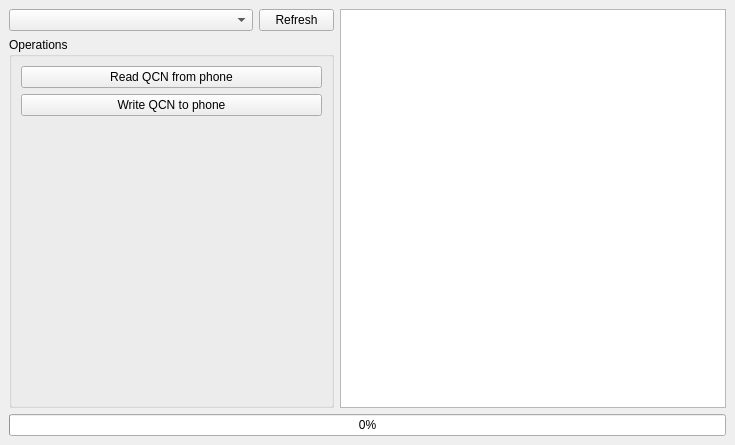
<?xml version="1.0" encoding="UTF-8"?>
<ui version="4.0">
 <class>MainForm</class>
 <widget class="QMainWindow" name="MainForm">
  <property name="geometry">
   <rect>
    <x>0</x>
    <y>0</y>
    <width>735</width>
    <height>445</height>
   </rect>
  </property>
  <property name="windowTitle">
   <string>QC Diag Protocol v1.0</string>
  </property>
  <widget class="QWidget" name="centralwidget">
   <layout class="QGridLayout" name="gridLayout">
    <item row="2" column="0" colspan="3">
     <widget class="QProgressBar" name="progressBar">
      <property name="value">
       <number>0</number>
      </property>
     </widget>
    </item>
    <item row="0" column="0">
     <widget class="QComboBox" name="cb_comport"/>
    </item>
    <item row="0" column="2" rowspan="2">
     <widget class="QTextEdit" name="textEdit">
      <property name="readOnly">
       <bool>true</bool>
      </property>
     </widget>
    </item>
    <item row="0" column="1">
     <widget class="QPushButton" name="btn_scan_port">
      <property name="minimumSize">
       <size>
        <width>75</width>
        <height>0</height>
       </size>
      </property>
      <property name="maximumSize">
       <size>
        <width>75</width>
        <height>16777215</height>
       </size>
      </property>
      <property name="text">
       <string>Refresh</string>
      </property>
     </widget>
    </item>
    <item row="1" column="0" colspan="2">
     <widget class="QGroupBox" name="groupBox">
      <property name="minimumSize">
       <size>
        <width>325</width>
        <height>0</height>
       </size>
      </property>
      <property name="title">
       <string>Operations</string>
      </property>
      <layout class="QGridLayout" name="gridLayout_2">
       <item row="0" column="0">
        <widget class="QPushButton" name="btn_read_qcn">
         <property name="text">
          <string>Read QCN from phone</string>
         </property>
        </widget>
       </item>
       <item row="1" column="0">
        <widget class="QPushButton" name="btn_write_qcn">
         <property name="text">
          <string>Write QCN to phone</string>
         </property>
        </widget>
       </item>
       <item row="2" column="0">
        <spacer name="verticalSpacer">
         <property name="orientation">
          <enum>Qt::Vertical</enum>
         </property>
         <property name="sizeHint" stdset="0">
          <size>
           <width>20</width>
           <height>40</height>
          </size>
         </property>
        </spacer>
       </item>
      </layout>
     </widget>
    </item>
   </layout>
  </widget>
 </widget>
 <resources/>
 <connections/>
</ui>
